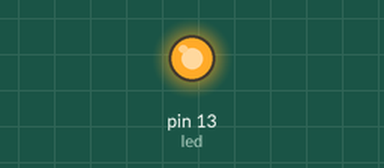
The sketch below on a simulated Arduino Uno, built with avr-gcc and run on an emulated ATmega328P. Shown: output pins drawn as LEDs (lit = HIGH).

Above: at 0.1 s.
At 9.5 s:
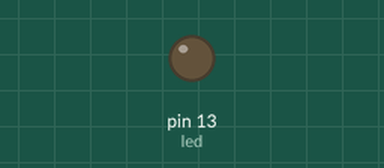
Timing chart, 0 to 9.9 s (numbered marks = the images above):
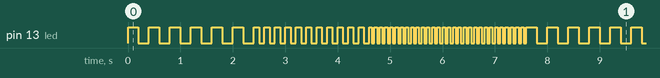

Measured:
- by itself, pin 13 (led): moves between LOW and HIGH, repeating every 7.6 s

The sketch:

ForLoop.ino
```cpp
//Example of For Loop Iteration
//http://arduino.cc/en/Reference/For

int timer = 200;          // Variable: The higher the number, the slower the timing.
int led = 13;

void setup() {
  pinMode(13, OUTPUT);   //sets pins as outputs
}                        //setup ends here

void loop() {
  for (int times=0; times<= 5; times= times + 1) {   //a for loop that will flash LED 6 times
    digitalWrite(led, HIGH);                           // turn the pin on:
    delay(timer);                                     //light stays on for value: "timer"
    digitalWrite(led, LOW);                            // turn the pin off:
    delay(timer);
  }                                                   //end of nested for loop
  for (int i=0; i<= 10; i++) {   //a for loop that will flash LED 11 times
    digitalWrite(led, HIGH);
    delay(timer-100);
    digitalWrite(led, LOW);
    delay(timer-100);
  }                                                  //end of nested for loop
  for (int i=30; i> 0; i--) {  //a for loop that will flash LED 30 times
    digitalWrite(led, HIGH);
    delay(timer-150);
    digitalWrite(led, LOW);
    delay(timer-150);
  }                                                 //end of nested for loop
}                                                   //end of main loop
```
